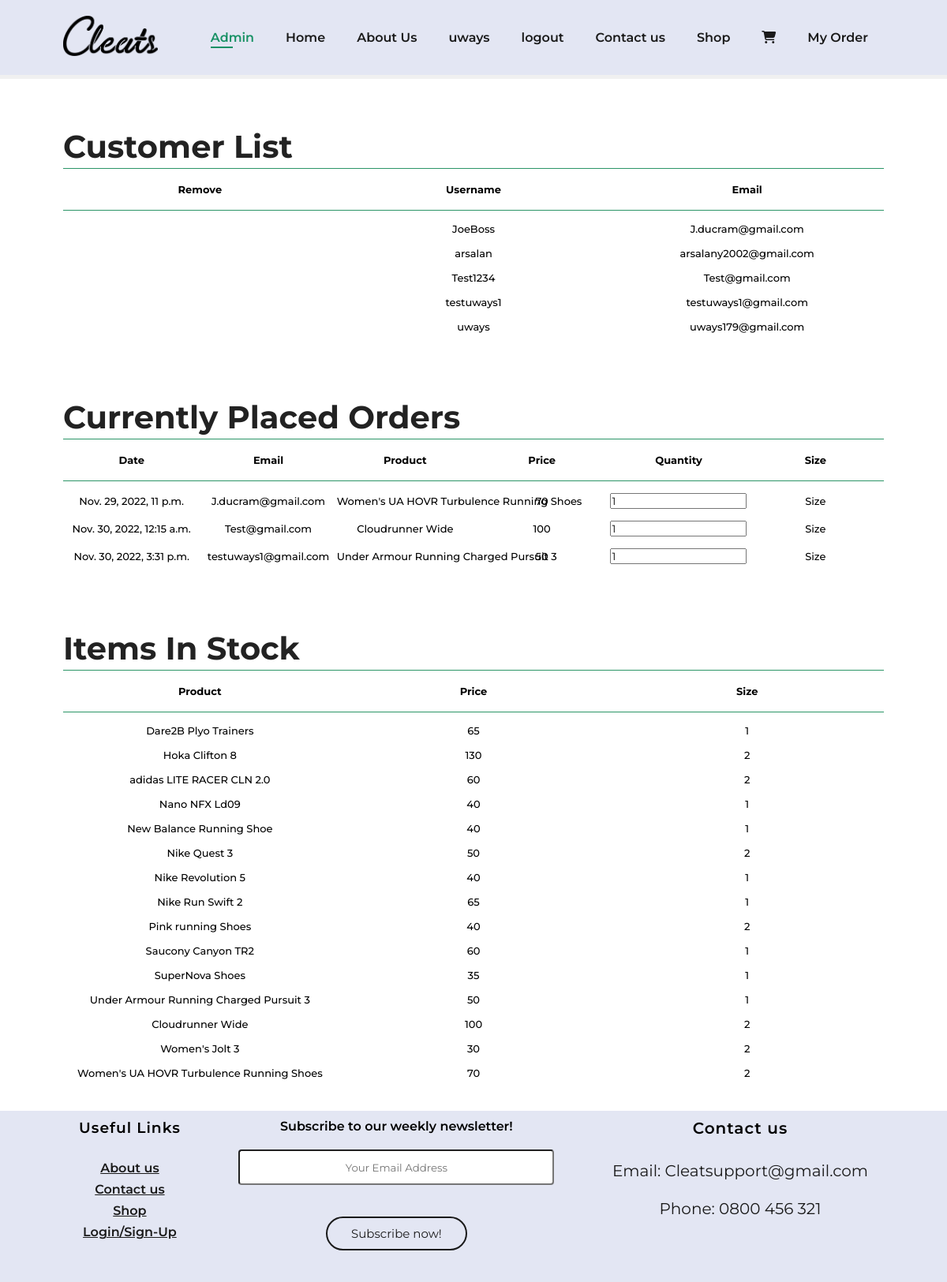
Before: /store/admin (signed in) with the older database file.
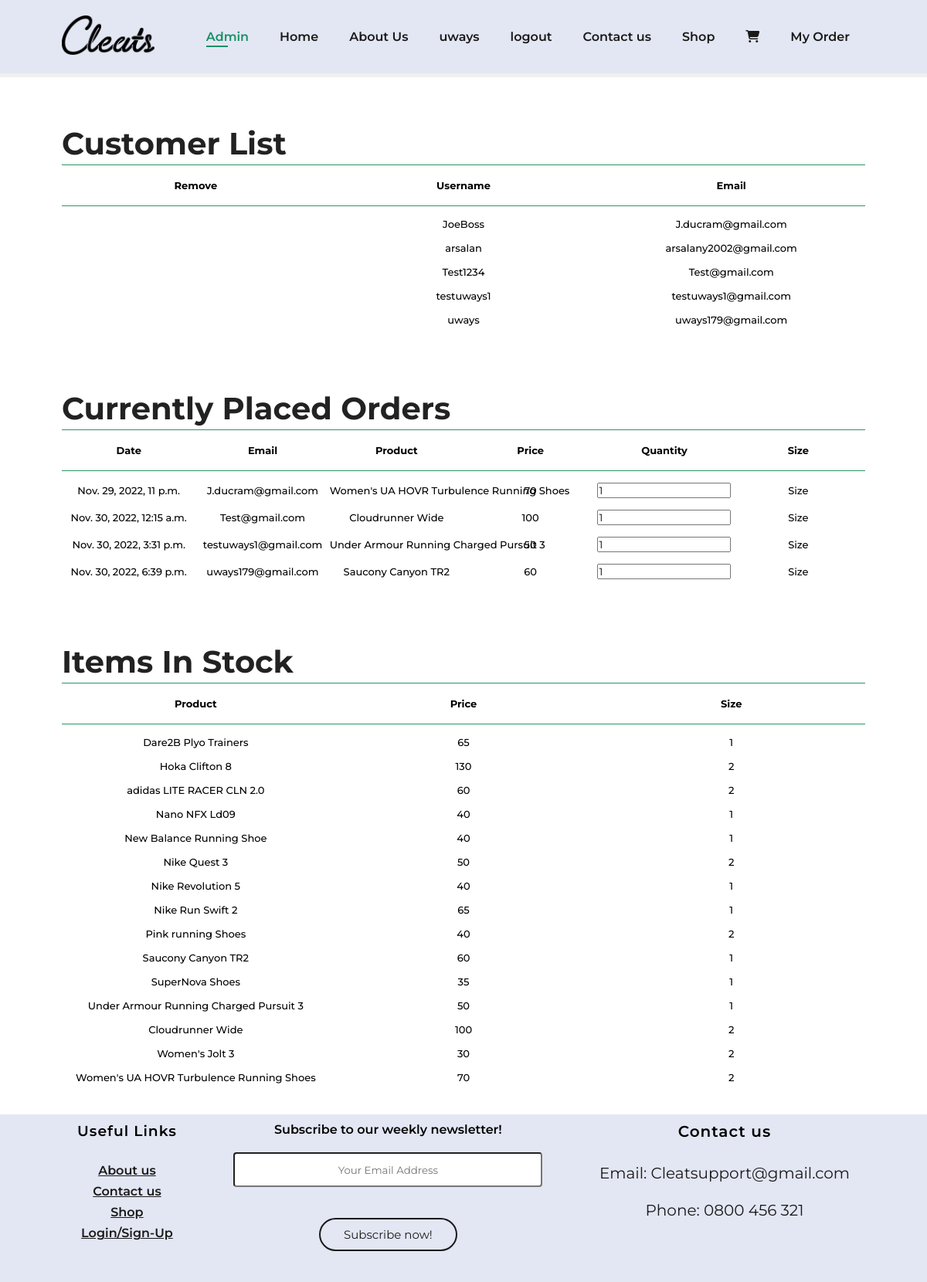
After: the same page with the newer database file.
### store/models.py (models this page shows)
class HistoryItem(models.Model):
    user = models.ForeignKey(settings.AUTH_USER_MODEL, on_delete=models.CASCADE, related_name='user_history')
    name = models.TextField(max_length=1500, verbose_name='history_name')
    added = models.DateTimeField(auto_now_add=True)
    price = models.IntegerField(default=0)
    size = models.IntegerField(default=0)
    quantity = models.IntegerField(blank=True, default=1)
    picture = models.ImageField(upload_to=image_directory_path, blank=True, null=True,)
    date = models.DateTimeField(auto_now=True, null=True,blank=True)

class Item(models.Model):
    name = models.TextField(max_length=1500, verbose_name='name')
    added = models.DateTimeField(auto_now_add=True)
    price = models.IntegerField(default=0)
    size = models.IntegerField(default=0)
    quantity = models.IntegerField(blank=True, default=1)
    picture = models.ImageField(upload_to=image_directory_path, blank=True, null=True,)
    description = models.TextField(max_length=1500, null=True, blank=True)

### store/views.py (the view)
# urls.py: path('admin', admin_view, name='admin'),
@login_required
def admin_view(request):
    context ={}
    user = request.user
    try:
        users= User.objects.all()
        orders = HistoryItem.objects.all()
        items = Item.objects.all()
        context['item'] = items
        context['users'] = users
        context['orders'] = orders
    except Item.DoesNotExist:
        pass
    template = loader.get_template('admin.html')
    return HttpResponse(template.render(context, request))

### shop/templates/admin.html (shortened to what the changed rows need)
{%load static %}
<!DOCTYPE html>
<html>
<head>
    <link rel="stylesheet" href="style.css">
</head>
<section id="header">
    <div>
        <ul id="navbar">
            {% if user.is_authenticated %}
            <li><a>{{ request.user.username }}</a></li>
            <li><a href="{% url 'logout' %}">logout</a></li>
            {% else %}
            <li><a href="{% url 'login' %}">Login/Sign-Up</a></li>
            {% endif %}
        </ul>
    </div>
</section>
    <body>
    <section id="admin-list-customer" class="section-p1">
        <table width=auto>
            <h2>Customer List</h2>
            <thead>
                <tr>
                    <td>Remove</td>
                    <td>Username</td>
                    <td>Email</td>
            </thead>
            <tbody>
                <tr>
                    {% for user in users %}
                    <td><a href="#"></a></td>
                    <td>{{user.username}}</td>
                    <td>{{user.email}}</td>
                </tr>
                {% endfor %}
            </tbody>
        </table>
    </section>
    <section id="admin-order-placed" class="section-p1">
        <table width=auto>
            <h2>Currently Placed Orders</h2>
            <thead>
                <tr>
                    <td>Date</td>
                    <td>Email</td>
                    <td>Product</td>
                    <td>Price</td>
                    <td>Quantity</td>
                    <td>Size</td>
                </tr>
            </thead>
            <tbody>
                {% for order in orders %}
                <tr>
                    <td>{{order.date}}</td>
                    <td>{{order.user.email}}</td>
                    <td>{{order.name}}</td>
                    <td>{{order.price}}</td>
                    <td><input type="number" value="1"></td>
                    <td>Size</td>
                    {% endfor %}
                </tr>
            </tbody>
        </table>
    </section>
    <section id="admin-items-stock" class="section-p1">
        <table width=auto>
            <h2>Items In Stock</h2>
            <thead>
                <tr>
                    <td>Product</td>
                    <td>Price</td>
                    <td>Size</td>
                </tr>
            </thead>
            <tbody>
                {% for items in item %}
                <tr>
                    <td>{{items.name}}</td>
                    <td>{{items.price}}</td>
                    <td>{{items.size}}</td>
                </tr>
                {% endfor %}
            </tbody>
        </table>
    </section>
</body>
</html>

Changed rows visible on the page:
added HistoryItem: date "Nov. 30, 2022, 6:39 p.m.", user.email "uways179@gmail.com", name "Saucony Canyon TR2", price "60"
